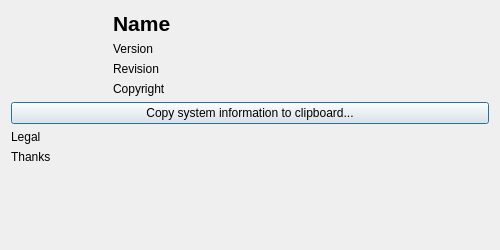
<?xml version="1.0" encoding="UTF-8"?>
<ui version="4.0">
 <class>AboutDialog</class>
 <widget class="QDialog" name="AboutDialog">
  <property name="geometry">
   <rect>
    <x>0</x>
    <y>0</y>
    <width>500</width>
    <height>250</height>
   </rect>
  </property>
  <property name="windowTitle">
   <string>About...</string>
  </property>
  <layout class="QVBoxLayout" name="verticalLayout_2">
   <item>
    <layout class="QHBoxLayout" name="horizontalLayout">
     <item>
      <widget class="QLabel" name="logo">
       <property name="maximumSize">
        <size>
         <width>96</width>
         <height>96</height>
        </size>
       </property>
       <property name="text">
        <string/>
       </property>
       <property name="pixmap">
        <pixmap resource="../../res/WorldEditor.qrc">:/Images/icons/thunder.svg</pixmap>
       </property>
       <property name="scaledContents">
        <bool>true</bool>
       </property>
      </widget>
     </item>
     <item>
      <layout class="QVBoxLayout" name="verticalLayout_4">
       <item>
        <widget class="QLabel" name="name">
         <property name="font">
          <font>
           <pointsize>16</pointsize>
           <weight>75</weight>
           <bold>true</bold>
          </font>
         </property>
         <property name="text">
          <string notr="true">Name</string>
         </property>
        </widget>
       </item>
       <item>
        <widget class="QLabel" name="version">
         <property name="text">
          <string notr="true">Version</string>
         </property>
        </widget>
       </item>
       <item>
        <widget class="QLabel" name="revision">
         <property name="text">
          <string notr="true">Revision</string>
         </property>
        </widget>
       </item>
       <item>
        <widget class="QLabel" name="copyright">
         <property name="text">
          <string notr="true">Copyright</string>
         </property>
        </widget>
       </item>
      </layout>
     </item>
    </layout>
   </item>
   <item>
    <widget class="QPushButton" name="pushClipboard">
     <property name="text">
      <string>Copy system information to clipboard...</string>
     </property>
    </widget>
   </item>
   <item>
    <widget class="QLabel" name="legal">
     <property name="text">
      <string notr="true">Legal</string>
     </property>
     <property name="wordWrap">
      <bool>true</bool>
     </property>
    </widget>
   </item>
   <item>
    <widget class="QLabel" name="thanks">
     <property name="text">
      <string notr="true">Thanks</string>
     </property>
     <property name="textFormat">
      <enum>Qt::AutoText</enum>
     </property>
    </widget>
   </item>
   <item>
    <spacer name="verticalSpacer">
     <property name="orientation">
      <enum>Qt::Vertical</enum>
     </property>
     <property name="sizeHint" stdset="0">
      <size>
       <width>20</width>
       <height>40</height>
      </size>
     </property>
    </spacer>
   </item>
  </layout>
 </widget>
 <resources>
  <include location="../../res/WorldEditor.qrc"/>
  <include location="../../res/WorldEditor.qrc"/>
 </resources>
 <connections/>
</ui>
